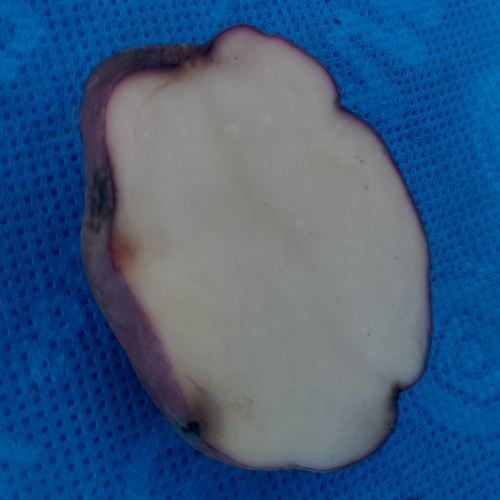
#> input picture lab6/nuevo_corte.jpg, 1000 x 1000 px (shown at 1/2 size)
$ jupyter execute --allow-errors Arbol_Decision_papas_pulpa.ipynb
#> lines starting #> are read from the running program, lines starting #| are printed output that depends on the picture
# **Árbol de Decisión**

```
Alumno : Pfoccori Quispe Alex Harvey
Codigo: 193837
Proposito : Árbol de Decisión en la clasificación según la pulpa de la papa
```

## **Árbol de Decisión**
Prueba de un árbol de decisión con el dataset de microorganismos.</br>
El criterio para la constrcción del árbol es el de gini con una profundidad considerable.</br>
Se incluye la etapa de test y predicción, así como el cálculo de las métricas respectivas.

## **1. Librerias a utilizar**

[cell 1]
# Librerias generales
import numpy as np
import matplotlib.pyplot as plt
import pandas as pd
from sklearn import datasets
from sklearn.model_selection import train_test_split
from sklearn.preprocessing import MinMaxScaler
from sklearn import tree

# Librerias para metricas
import sklearn.metrics as metrics
from sklearn.metrics import classification_report
from sklearn.metrics import confusion_matrix

# Librerias para Naive Bayes
from sklearn.tree import DecisionTreeClassifier

## **2. Leer datos**

[cell 2]
pixel_num = ['p' + str(i + 1) for i in range(90000)]
pixel_num.append('variedad')

#> (a cell that did not finish here is left out)

## **3. Descripcion de datos**

#> (a cell that did not finish here is left out)

## **4. Distribucion de clases**

#> (a cell that did not finish here is left out)

## **5. Separación de datos, para entrenamiento y test**

#> (a cell that did not finish here is left out)

## **6. Entrenamiento de árbol de decisión**

[cell 7]
# Crear el obj árbol de decisión
# HIPERPARAMETRO
#=========
# Indice de impuresa GINI: (criterion)
# Máxima profundidad del árbol: (max_depth)
ArbolDecision = DecisionTreeClassifier(criterion='gini', max_depth=100)

# entrenar el árbol de decision
#> (the rest of this cell did not finish here and is left out)

## **Test AD**

#> (a cell that did not finish here is left out)

## **7. Gráfica de árbol de decisión**

[cell 9]
from sklearn.tree import export_graphviz
from graphviz import Source # conda install -c conda-forge python-graphviz
from IPython.display import SVG

#> (the rest of this cell did not finish here and is left out)

## **8. Test**

#> (a cell that did not finish here is left out)

#> (a cell that did not finish here is left out)

## **9. Matriz de confusión y métricas**

#> (a cell that did not finish here is left out)

[cell 13]
# Mapa de calor
import seaborn as sns
#> (the rest of this cell did not finish here and is left out)

## **10. Prediccion**

[cell 14]
import cv2
pixel = []
# Leer nuevo archivo de imagen en escala de grices
image = cv2.imread('./nuevo_corte.jpg', cv2.IMREAD_GRAYSCALE)
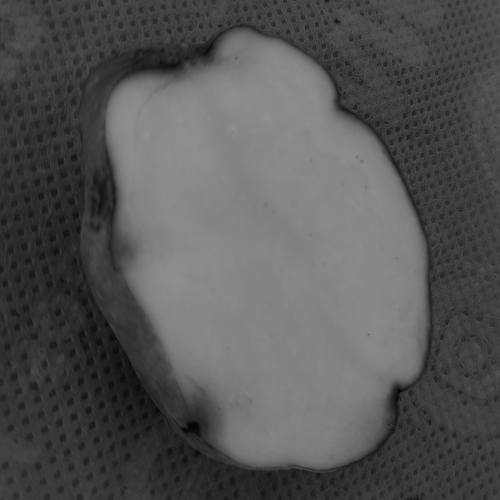
#> image: shape (1000, 1000) (shown at 1/2 size); min 2, max 147, mean 84.5
# Reescala la imagen a una dimension de 300x300 pixeles
image_rescaled = cv2.resize(image, (300,300), interpolation=cv2.INTER_AREA)
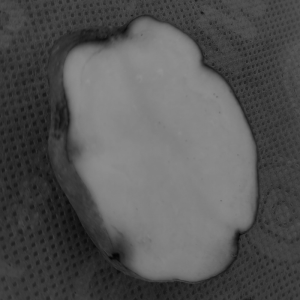
#> image_rescaled: shape (300, 300); min 3, max 146, mean 84.5
# Obtienen imagen vectorizado y etiquetado
img = np.reshape(image_rescaled, (90000))
pixel.append(img)
# Convierte array de imagenes a dataframe de pandas
nuevo=np.array(pixel)
nuevo

#> (the rest of this cell did not finish here and is left out)

$ run again, with lab6/nuevo_papa.jpg copied over lab6/nuevo_corte.jpg
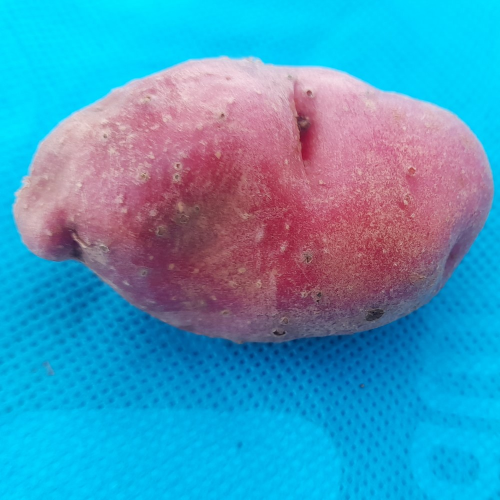
#> input picture lab6/nuevo_papa.jpg, 1000 x 1000 px (shown at 1/2 size)
#> `image = cv2.imread('./nuevo_corte.jpg', cv2.IMREAD_GRAYSCALE)`:
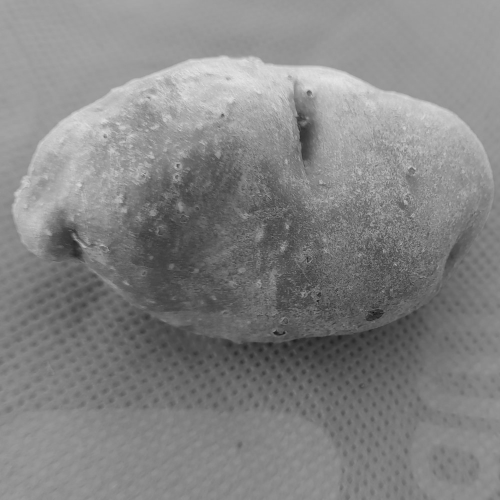
#> image: shape (1000, 1000) (shown at 1/2 size); min 13, max 234, mean 131.7
#> `image_rescaled = cv2.resize(image, (300,300), interpolation=cv2.INTER_..`:
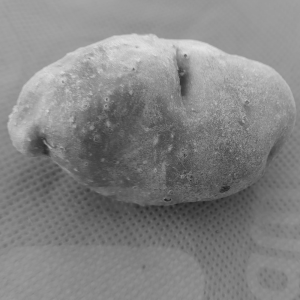
#> image_rescaled: shape (300, 300); min 34, max 227, mean 131.7
